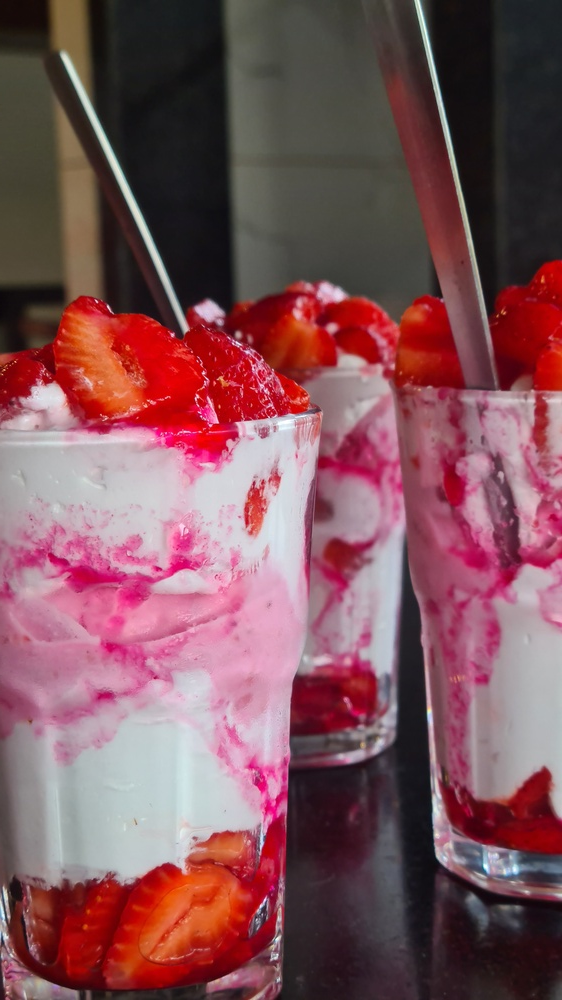
#> input picture IPPR assgn/Fifteen/input_image.jpg, 562 x 1000 px, shrunk from 2268 x 4032 before the run
$ python fifteen.py
#> lines starting #> are read from the running program, lines starting #| are printed output that depends on the picture; after the words box and inside, x2 and y2 are one past the last pixel; in counts of white or black regions, pixels touching at a corner belong together
import cv2

# Load the grayscale image
gray_image = cv2.imread('input_image.jpg', cv2.IMREAD_GRAYSCALE)
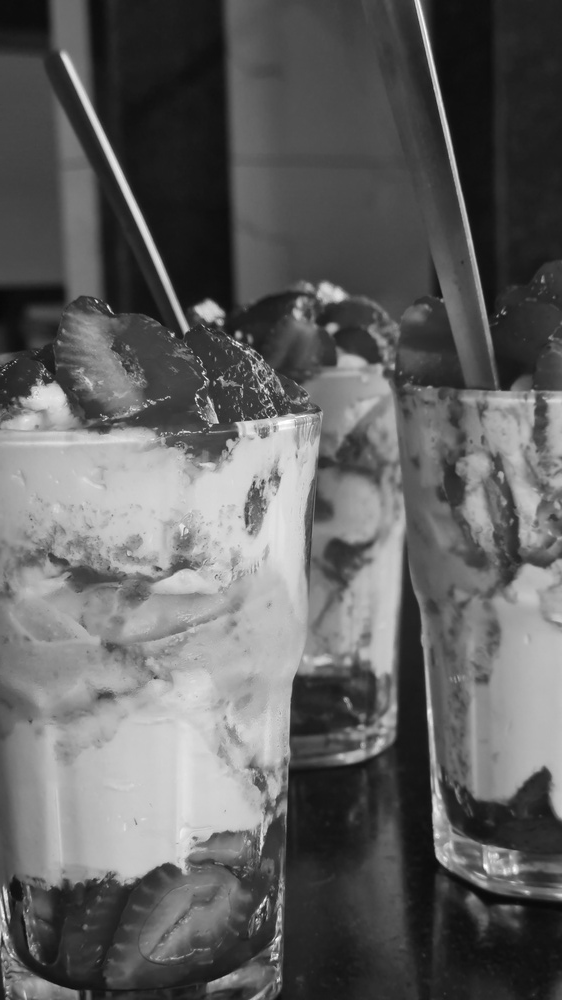
#> gray_image: shape (1000, 562); min 8, max 255, mean 97

# Threshold value
threshold_value = 128  # Adjust this value as needed (0-255)

# Apply thresholding
_, binary_image = cv2.threshold(gray_image, threshold_value, 255, cv2.THRESH_BINARY)
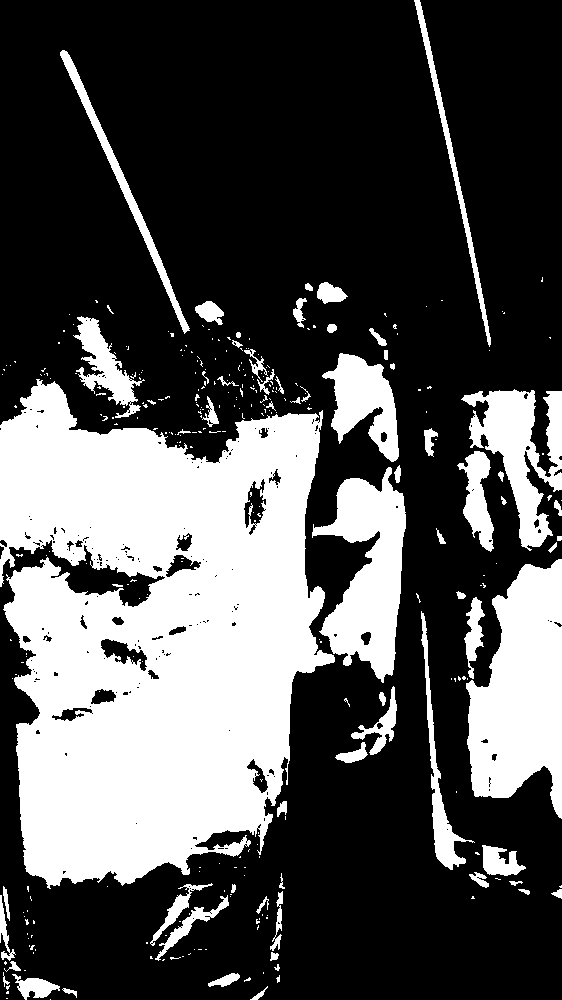
#> binary_image: shape (1000, 562); 32% white; 322 white regions (255 under 20 px), largest, box (x1, y1, x2, y2) and area: (0, 379, 335, 889) 119094, (466, 559, 562, 819) 17059, (312, 467, 406, 683) 10781

# Save the binary image
cv2.imwrite('binary_image.jpg', binary_image)

# Display the binary image
cv2.imshow('Binary Image', binary_image)
cv2.waitKey(0)
cv2.destroyAllWindows()
